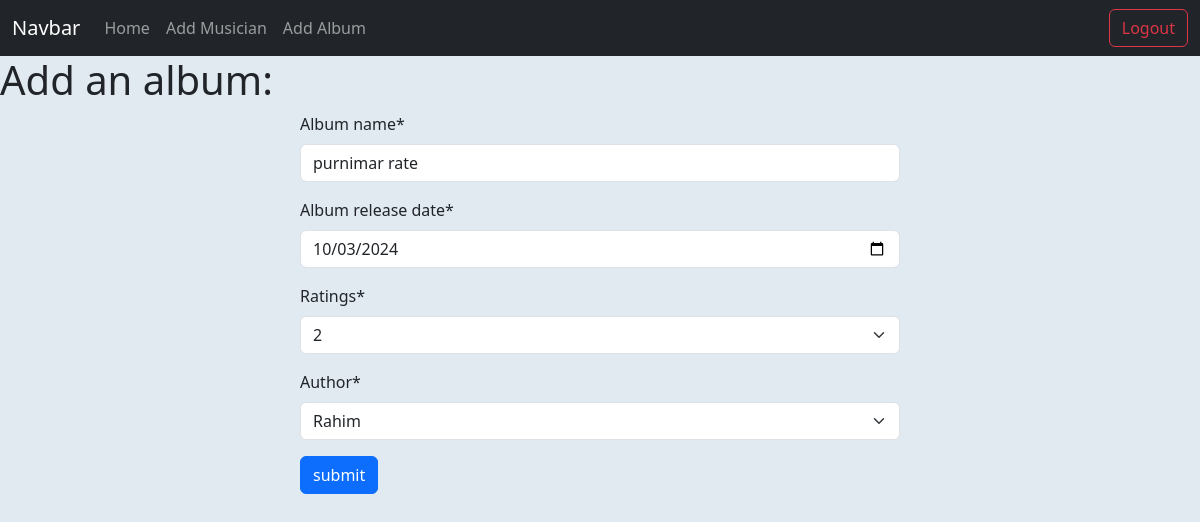
/edit_album/1 (signed in), run on the app's committed database.
### Album/models.py (models this page shows, shortened)
class AlbumModel(models.Model):
    Album_name = models.CharField(max_length=50)
    Album_release_date = models.DateField()
    CHOICES = [('1',1),('2',2),('3',3),('4',4),('5',5)]
    Ratings = models.CharField(
        max_length=10,
        choices=CHOICES,
        default='3'
    )
    Author = models.ForeignKey(MusicianModel,on_delete=models.CASCADE)

### Album/views.py (the view)
# urls.py: path('edit_album/<int:id>', views.EditAlbumView.as_view(),name='edit_album'),
class EditAlbumView(UpdateView):
    model = AlbumModel
    form_class = Albumform
    template_name = 'add_album.html'
    pk_url_kwarg = 'id'
    success_url = reverse_lazy('homepage')

### Album/form.py
class Albumform(forms.ModelForm):
    class Meta:
        model = AlbumModel
        fields = '__all__'
        widgets = {
            'Album_release_date' : forms.DateInput(attrs={'type':'date'}),
        }

### Musician/models.py (called while the page is built)
    def __str__(self):
        return self.First_name

### Album/templates/add_album.html
{% extends 'base.html' %} {% block content %}{% load crispy_forms_tags %}
<h1>Add an album:</h1>
<form method="post" class="w-50 m-auto">
  {% csrf_token %} {{form | crispy }}
  <button class="btn btn-primary" type="submit">submit</button>
</form>
{% endblock %}

### data on the page
AlbumModel: Album_name "purnimar rate", Album_release_date "10/03/2024", Ratings "2", Author "Rahim"
